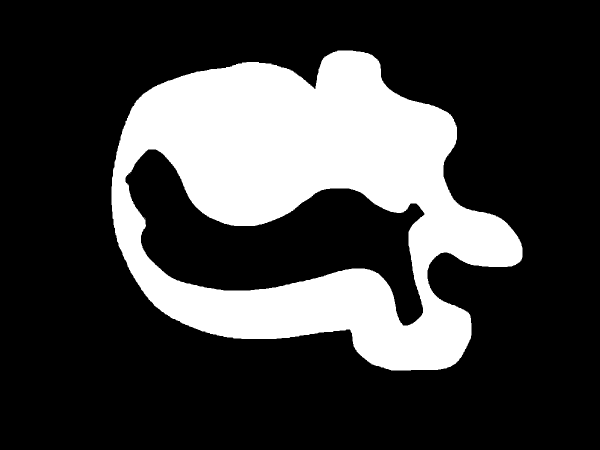
#> input picture gui_images/test_images/big_test.png, 1200 x 900 px (shown at 1/2 size)
$ python image_descretiser.py ../gui_images/test_images/big_test.png   (Python 2 division)   (older library calls are emulated)
#> lines starting #> are read from the running program, lines starting #| are printed output that depends on the picture
from PIL import Image
import sys
import os


def parse_image(im, outfile):
    chars = "@%#x+=-,.  "
    character_bracket = 255 / len(chars)
    with open(outfile, 'w') as f:
        for y in range(im.size[1] - 1):
            for x in range(im.size[0] - 1):
                pixel = (x, y)
                val = im.getpixel(pixel)
                index = (val / character_bracket) - 1
                f.write(chars[index])
            f.write("\n")


def main():
    infile = sys.argv[1]
    extension = os.path.splitext(infile)[1]
    file_name = os.path.basename(infile)
    outFolder = os.path.dirname(os.path.realpath(__file__)) + "/output/"
    outfile = outFolder + file_name + ".txt"

    if infile != outfile:
        im = Image.open(infile)
#> im is the input picture: PIL image 1200x900 P; min 0, max 255, mean 63.1
        im = im.convert('L')
#> im: PIL image 1200x900 L
        ratio = float(im.size[0]) / float(im.size[1] / 0.6)
#> ratio = 0.8
        new_image_size = 128, 128 * ratio
#> new_image_size = (128, 102.4)
        im.thumbnail(new_image_size, Image.ANTIALIAS)
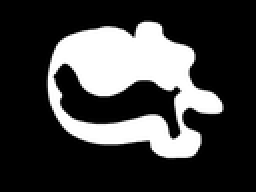
#> im: PIL image 128x96 L (shown 2 times larger); min 0, max 255, mean 63.1
        parse_image(im, outfile)


if __name__ == '__main__':
    main()
